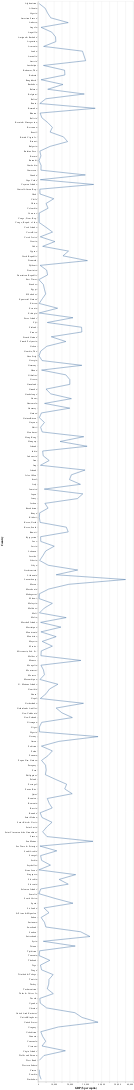

Source (notebook cell):
### Markdown cell above
#### Here we want to take a look at countries and theur GDP. ####
We are curious if contries with lower GDP value would have airline that tend to have more accidents.

### Code cell
alt.Chart(countryData).mark_line().encode(
    y = "Country",
    x = "GDP ($ per capita)"
)

### Figure 1 — Vega-Lite specification as saved in the notebook (floating-point values rounded to 4 significant figures; data arrays with more than 128 entries replaced by an {"elided": "..."} marker saying what was removed)
{"config": {"view": {"continuousWidth": 400, "continuousHeight": 300}}, "data": {"name": "data-169a168c019fabb7349c0f2a77045b41"}, "mark": "line", "encoding": {"x": {"type": "quantitative", "field": "GDP ($ per capita)"}, "y": {"type": "nominal", "field": "Country"}}, "$schema": "https://vega.github.io/schema/vega-lite/v4.8.1.json", "datasets": {"data-169a168c019fabb7349c0f2a77045b41": {"elided": "227 records"}}}
